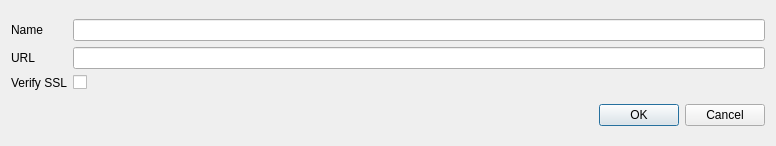
<?xml version="1.0" encoding="UTF-8"?>
<ui version="4.0">
 <class>Dialog</class>
 <widget class="QDialog" name="Dialog">
  <property name="geometry">
   <rect>
    <x>0</x>
    <y>0</y>
    <width>776</width>
    <height>146</height>
   </rect>
  </property>
  <property name="sizePolicy">
   <sizepolicy hsizetype="MinimumExpanding" vsizetype="Fixed">
    <horstretch>1</horstretch>
    <verstretch>1</verstretch>
   </sizepolicy>
  </property>
  <property name="windowTitle">
   <string>Edit Remote</string>
  </property>
  <property name="modal">
   <bool>true</bool>
  </property>
  <layout class="QVBoxLayout" name="verticalLayout">
   <item>
    <layout class="QGridLayout" name="edit_grid" rowstretch="1,0,0" columnstretch="0,0">
     <property name="sizeConstraint">
      <enum>QLayout::SetMinAndMaxSize</enum>
     </property>
     <item row="2" column="1">
      <widget class="AnimatedToggle" name="verify_ssl_checkbox">
       <property name="text">
        <string/>
       </property>
      </widget>
     </item>
     <item row="1" column="0">
      <widget class="QLabel" name="url_label">
       <property name="sizePolicy">
        <sizepolicy hsizetype="Preferred" vsizetype="Preferred">
         <horstretch>0</horstretch>
         <verstretch>0</verstretch>
        </sizepolicy>
       </property>
       <property name="minimumSize">
        <size>
         <width>0</width>
         <height>0</height>
        </size>
       </property>
       <property name="text">
        <string>URL</string>
       </property>
       <property name="wordWrap">
        <bool>true</bool>
       </property>
      </widget>
     </item>
     <item row="1" column="1">
      <widget class="QLineEdit" name="url_line_edit">
       <property name="sizePolicy">
        <sizepolicy hsizetype="Expanding" vsizetype="Fixed">
         <horstretch>0</horstretch>
         <verstretch>0</verstretch>
        </sizepolicy>
       </property>
       <property name="minimumSize">
        <size>
         <width>0</width>
         <height>0</height>
        </size>
       </property>
       <property name="frame">
        <bool>true</bool>
       </property>
      </widget>
     </item>
     <item row="0" column="1">
      <widget class="QLineEdit" name="name_line_edit"/>
     </item>
     <item row="0" column="0">
      <widget class="QLabel" name="name_label">
       <property name="text">
        <string>Name</string>
       </property>
       <property name="wordWrap">
        <bool>true</bool>
       </property>
      </widget>
     </item>
     <item row="2" column="0">
      <widget class="QLabel" name="verify_ssl_label">
       <property name="text">
        <string>Verify SSL</string>
       </property>
      </widget>
     </item>
    </layout>
   </item>
   <item>
    <widget class="QDialogButtonBox" name="button_box">
     <property name="sizePolicy">
      <sizepolicy hsizetype="Expanding" vsizetype="Fixed">
       <horstretch>1</horstretch>
       <verstretch>1</verstretch>
      </sizepolicy>
     </property>
     <property name="orientation">
      <enum>Qt::Horizontal</enum>
     </property>
     <property name="standardButtons">
      <set>QDialogButtonBox::Cancel|QDialogButtonBox::Ok</set>
     </property>
    </widget>
   </item>
  </layout>
 </widget>
 <customwidgets>
  <customwidget>
   <class>AnimatedToggle</class>
   <extends>QCheckBox</extends>
   <header>conan_explorer.ui.widgets.h</header>
  </customwidget>
 </customwidgets>
 <resources/>
 <connections>
  <connection>
   <sender>button_box</sender>
   <signal>rejected()</signal>
   <receiver>Dialog</receiver>
   <slot>reject()</slot>
   <hints>
    <hint type="sourcelabel">
     <x>316</x>
     <y>260</y>
    </hint>
    <hint type="destinationlabel">
     <x>286</x>
     <y>274</y>
    </hint>
   </hints>
  </connection>
 </connections>
</ui>
